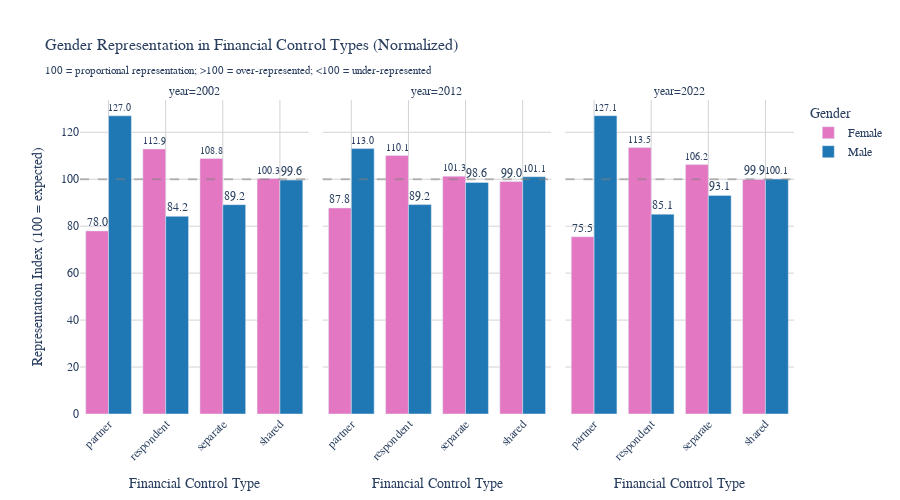

This figure's notebook cell:
### Code cell
# Calculate overall gender distribution by year
overall_gender = df_combined.groupby(['year', 'sex']).size().reset_index(name='total_count')
overall_gender['overall_percentage'] = overall_gender.groupby('year')['total_count'].transform(lambda x: x / x.sum() * 100)

# Calculate overall distribution of each control type by year (baseline)
control_baseline = df_combined.groupby(['year', 'code_income_control']).size().reset_index(name='baseline_count')
control_baseline['baseline_percentage'] = control_baseline.groupby('year')['baseline_count'].transform(lambda x: x / x.sum() * 100)

# Calculate gender distribution for each income control type by year
control_gender = df_combined.groupby(['year', 'code_income_control', 'sex']).size().reset_index(name='count')
control_gender['percentage'] = control_gender.groupby(['year', 'code_income_control'])['count'].transform(lambda x: x / x.sum() * 100)

# Merge with overall gender distribution
control_gender = control_gender.merge(overall_gender[['year', 'sex', 'overall_percentage']], on=['year', 'sex'])

# Merge with baseline control type distribution
control_gender = control_gender.merge(control_baseline[['year', 'code_income_control', 'baseline_percentage']], on=['year', 'code_income_control'])

# Calculate double-normalized percentage: 
# First normalize by expected gender distribution, then weight by control type prevalence
control_gender['normalized_percentage'] = (control_gender['percentage'] / control_gender['overall_percentage']) * 100

# Alternative: Calculate expected count and compare to actual
control_gender['expected_count'] = (control_gender['overall_percentage'] / 100) * control_gender.groupby(['year', 'code_income_control'])['count'].transform('sum')
control_gender['representation_index'] = (control_gender['count'] / control_gender['expected_count']) * 100

# Create visualization with representation index
fig2 = px.bar(control_gender, 
              x='code_income_control', 
              y='representation_index',
              color='sex',
              facet_col='year',
              barmode='group',  # Changed to 'group' to show male/female side-by-side
              title='Gender Representation in Financial Control Types (Normalized)<br><sub>100 = proportional representation; >100 = over-represented; <100 = under-represented</sub>',
              labels={'representation_index': 'Representation Index (100 = expected)', 
                      'code_income_control': 'Financial Control Type', 
                      'sex': 'Gender'},
              color_discrete_map={'Female': '#E377C2', 'Male': '#1F77B4'},
              text='representation_index',
              height=500)

fig2.update_traces(texttemplate='%{text:.1f}', textposition='outside')

fig2.update_layout(
    font=dict(size=12, family='Arial'),
    title_font_size=16,
    plot_bgcolor='white',
    paper_bgcolor='white',
    legend_title_text='Gender'
)

fig2.update_xaxes(showgrid=True, gridwidth=1, gridcolor='lightgray', tickangle=-45)
fig2.update_yaxes(showgrid=True, gridwidth=1, gridcolor='lightgray')

# Add horizontal line at 100 (expected representation)
fig2.add_hline(y=100, line_dash="dash", line_color="gray", opacity=0.5)

fig2.show()

# Optional: Print summary statistics
print("\nRepresentation Index Summary:")
print(control_gender.groupby(['year', 'code_income_control', 'sex'])['representation_index'].first().unstack())

### Figure 1 — Plotly figure (JSON) as saved in the notebook; plotly's stock layout.template omitted (floating-point values rounded to 4 significant figures)
{"data": [{"alignmentgroup": "True", "hovertemplate": "Gender=Female<br>year=2002<br>Financial Control Type=%{x}<br>Representation Index (100 = expected)=%{text}<extra></extra>", "legendgroup": "Female", "marker": {"color": "#E377C2", "pattern": {"shape": ""}}, "name": "Female", "offsetgroup": "Female", "orientation": "v", "showlegend": true, "text": [77.99, 112.9, 108.8, 100.3], "textposition": "outside", "texttemplate": "%{text:.1f}", "type": "bar", "x": ["partner", "respondent", "separate", "shared"], "xaxis": "x", "y": [77.99, 112.9, 108.8, 100.3], "yaxis": "y"}, {"alignmentgroup": "True", "hovertemplate": "Gender=Female<br>year=2012<br>Financial Control Type=%{x}<br>Representation Index (100 = expected)=%{text}<extra></extra>", "legendgroup": "Female", "marker": {"color": "#E377C2", "pattern": {"shape": ""}}, "name": "Female", "offsetgroup": "Female", "orientation": "v", "showlegend": false, "text": [87.76, 110.1, 101.3, 99.01], "textposition": "outside", "texttemplate": "%{text:.1f}", "type": "bar", "x": ["partner", "respondent", "separate", "shared"], "xaxis": "x2", "y": [87.76, 110.1, 101.3, 99.01], "yaxis": "y2"}, {"alignmentgroup": "True", "hovertemplate": "Gender=Female<br>year=2022<br>Financial Control Type=%{x}<br>Representation Index (100 = expected)=%{text}<extra></extra>", "legendgroup": "Female", "marker": {"color": "#E377C2", "pattern": {"shape": ""}}, "name": "Female", "offsetgroup": "Female", "orientation": "v", "showlegend": false, "text": [75.51, 113.5, 106.2, 99.93], "textposition": "outside", "texttemplate": "%{text:.1f}", "type": "bar", "x": ["partner", "respondent", "separate", "shared"], "xaxis": "x3", "y": [75.51, 113.5, 106.2, 99.93], "yaxis": "y3"}, {"alignmentgroup": "True", "hovertemplate": "Gender=Male<br>year=2002<br>Financial Control Type=%{x}<br>Representation Index (100 = expected)=%{text}<extra></extra>", "legendgroup": "Male", "marker": {"color": "#1F77B4", "pattern": {"shape": ""}}, "name": "Male", "offsetgroup": "Male", "orientation": "v", "showlegend": true, "text": [127.0, 84.21, 89.16, 99.65], "textposition": "outside", "texttemplate": "%{text:.1f}", "type": "bar", "x": ["partner", "respondent", "separate", "shared"], "xaxis": "x", "y": [127.0, 84.21, 89.16, 99.65], "yaxis": "y"}, {"alignmentgroup": "True", "hovertemplate": "Gender=Male<br>year=2012<br>Financial Control Type=%{x}<br>Representation Index (100 = expected)=%{text}<extra></extra>", "legendgroup": "Male", "marker": {"color": "#1F77B4", "pattern": {"shape": ""}}, "name": "Male", "offsetgroup": "Male", "orientation": "v", "showlegend": false, "text": [113.0, 89.19, 98.62, 101.1], "textposition": "outside", "texttemplate": "%{text:.1f}", "type": "bar", "x": ["partner", "respondent", "separate", "shared"], "xaxis": "x2", "y": [113.0, 89.19, 98.62, 101.1], "yaxis": "y2"}, {"alignmentgroup": "True", "hovertemplate": "Gender=Male<br>year=2022<br>Financial Control Type=%{x}<br>Representation Index (100 = expected)=%{text}<extra></extra>", "legendgroup": "Male", "marker": {"color": "#1F77B4", "pattern": {"shape": ""}}, "name": "Male", "offsetgroup": "Male", "orientation": "v", "showlegend": false, "text": [127.1, 85.12, 93.1, 100.1], "textposition": "outside", "texttemplate": "%{text:.1f}", "type": "bar", "x": ["partner", "respondent", "separate", "shared"], "xaxis": "x3", "y": [127.1, 85.12, 93.1, 100.1], "yaxis": "y3"}], "layout": {"annotations": [{"showarrow": false, "text": "year=2002", "x": 0.16, "xanchor": "center", "xref": "paper", "y": 1, "yanchor": "bottom", "yref": "paper"}, {"showarrow": false, "text": "year=2012", "x": 0.5, "xanchor": "center", "xref": "paper", "y": 1, "yanchor": "bottom", "yref": "paper"}, {"showarrow": false, "text": "year=2022", "x": 0.84, "xanchor": "center", "xref": "paper", "y": 1, "yanchor": "bottom", "yref": "paper"}], "barmode": "group", "font": {"family": "Arial", "size": 12}, "height": 500, "legend": {"title": {"text": "Gender"}, "tracegroupgap": 0}, "paper_bgcolor": "white", "plot_bgcolor": "white", "shapes": [{"line": {"color": "gray", "dash": "dash"}, "opacity": 0.5, "type": "line", "x0": 0, "x1": 1, "xref": "x domain", "y0": 100, "y1": 100, "yref": "y"}, {"line": {"color": "gray", "dash": "dash"}, "opacity": 0.5, "type": "line", "x0": 0, "x1": 1, "xref": "x2 domain", "y0": 100, "y1": 100, "yref": "y2"}, {"line": {"color": "gray", "dash": "dash"}, "opacity": 0.5, "type": "line", "x0": 0, "x1": 1, "xref": "x3 domain", "y0": 100, "y1": 100, "yref": "y3"}], "title": {"font": {"size": 16}, "text": "Gender Representation in Financial Control Types (Normalized)<br><sub>100 = proportional representation; >100 = over-represented; <100 = under-represented</sub>"}, "xaxis": {"anchor": "y", "domain": [0, 0.32], "gridcolor": "lightgray", "gridwidth": 1, "showgrid": true, "tickangle": -45, "title": {"text": "Financial Control Type"}}, "xaxis2": {"anchor": "y2", "domain": [0.34, 0.66], "gridcolor": "lightgray", "gridwidth": 1, "matches": "x", "showgrid": true, "tickangle": -45, "title": {"text": "Financial Control Type"}}, "xaxis3": {"anchor": "y3", "domain": [0.68, 1.0], "gridcolor": "lightgray", "gridwidth": 1, "matches": "x", "showgrid": true, "tickangle": -45, "title": {"text": "Financial Control Type"}}, "yaxis": {"anchor": "x", "domain": [0, 1], "gridcolor": "lightgray", "gridwidth": 1, "showgrid": true, "title": {"text": "Representation Index (100 = expected)"}}, "yaxis2": {"anchor": "x2", "domain": [0, 1], "gridcolor": "lightgray", "gridwidth": 1, "matches": "y", "showgrid": true, "showticklabels": false}, "yaxis3": {"anchor": "x3", "domain": [0, 1], "gridcolor": "lightgray", "gridwidth": 1, "matches": "y", "showgrid": true, "showticklabels": false}}}
